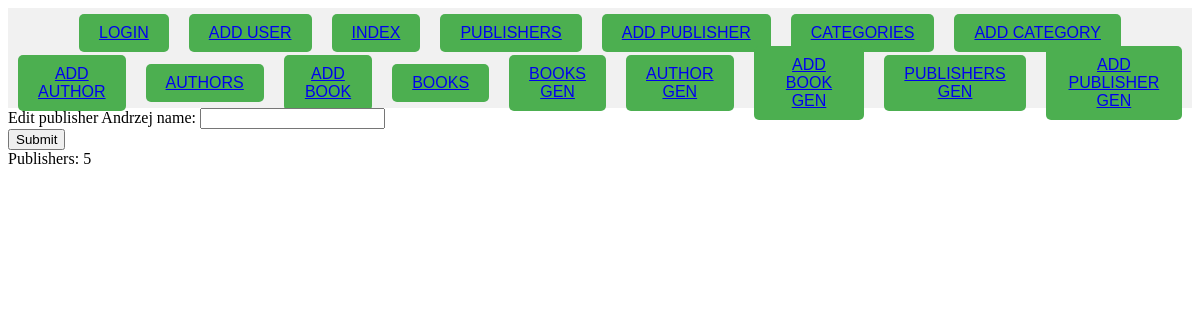
Before: /books/edit_publisher/1/ with the older database file.
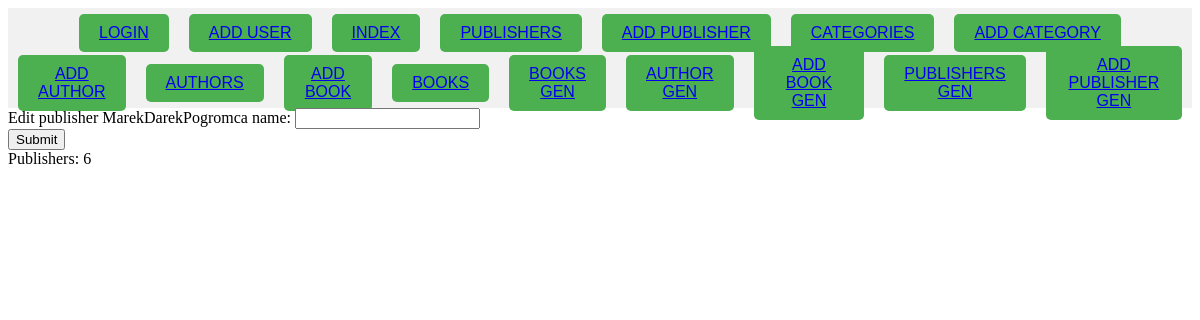
After: the same page with the newer database file.
### ksiazki/models.py (models this page shows, shortened)
class Publisher(models.Model):
    name = models.CharField(max_length=128)

### ksiazki/views.py (the view, shortened to what this page needs)
# urls.py: path('edit_publisher/<int:id>/', ksiazki_views.EditPublisher.as_view(), name='edit_publisher'),
class EditPublisher(View):
    def get(self, request, id):
        publisher = Publisher.objects.get(id=id)
        context = {
            'publisher': publisher
        }
        return render(request, 'ksiazki/edit_publisher.html', context)

### ksiazki/context_processor.py (called while the page is built)
def number_of_publishers(request):
    return {
        'pc': Publisher.objects.count()
    }

### ksiazki/templates/ksiazki/edit_publisher.html (shortened to what this page needs)
{% extends 'ksiazki/index.html' %}
{% block zawartosc %}
<form method="POST">
    Edit publisher {{ publisher.name }} name:
    <input type="text" name="name">
    <br>
    <input type="submit" value="Submit">
</form>
{% endblock %}

Changed rows visible on the page:
changed Publisher: name "Andrzej" → "MarekDarekPogromca"
Other visible differences:
{{ pc }}: "5" → "6"
